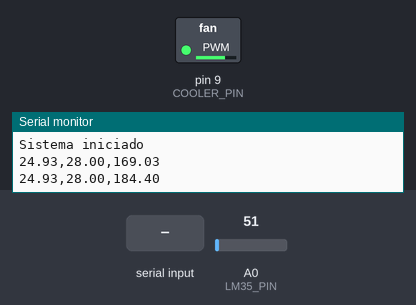
Recording of a program running on a simulated Arduino Uno, built with avr-gcc and run on an emulated ATmega328P. Parts: switched loads named in the program (green lamp = pin HIGH), the last lines printed to the serial monitor. Inputs (shaded band) come from the test bench; at power-on: A0 (LM35_PIN) = 51.

Above: at 1.2 s.
1.3 s: "KP\n" received over Serial
At 1.9 s:
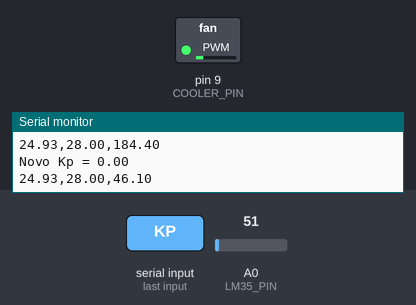
4.4 s: A0 (LM35_PIN) set to 30
6.5 s: A0 (LM35_PIN) set to 61
At 6.75 s:
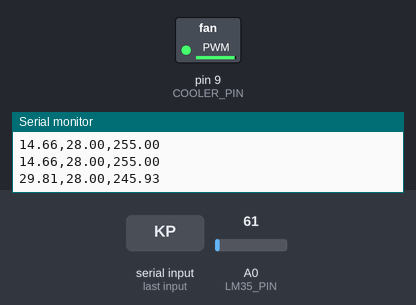
9.6 s: "SETPOINT\n" received over Serial
Timing chart, 0 to 12.6 s (numbered marks = the images above; inputs shaded):
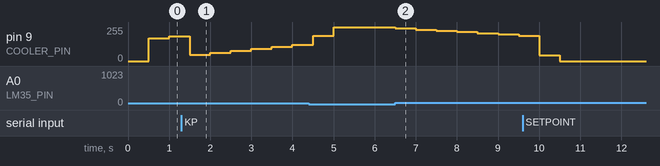

Measured:
- after the input at 6.5 s, pin 9 (COOLER_PIN): moves from 255/255 to 191/255 over 3.0 s, starting at once

The program:

main.cpp
```cpp
#include <Arduino.h>

#define LM35_PIN A0
#define COOLER_PIN 9

float setpoint = 28.0;

float Kp = 50.0;
float Ki = 10.0;

float integral = 0.0;

unsigned long ultimoControle = 0;
const unsigned long periodoControle = 500;

float historico[10];
int indiceHistorico = 0;
bool bufferCheio = false;

float lerTemperatura()
{
    int leitura = analogRead(LM35_PIN);
    float tensao = leitura * (5.0 / 1023.0);
    float temperatura = tensao * 100.0;
    return temperatura;
}

void salvarHistorico(float temp)
{
    historico[indiceHistorico] = temp;
    indiceHistorico++;
    if (indiceHistorico >= 10)
    {
        indiceHistorico = 0;
        bufferCheio = true;
    }
}

void mostrarStatus()
{
    Serial.println("\n===== STATUS =====");
    Serial.print("Temperatura: ");
    Serial.println(lerTemperatura());
    Serial.print("Setpoint: ");
    Serial.println(setpoint);
    Serial.print("Kp: ");
    Serial.println(Kp);
    Serial.print("Ki: ");
    Serial.println(Ki);
    Serial.println("==================");
}

void mostrarLog()
{
    Serial.println("\n===== LOG =====");
    int total = bufferCheio ? 10 : indiceHistorico;
    for (int i = 0; i < total; i++)
    {
        Serial.print(i + 1);
        Serial.print(": ");
        Serial.println(historico[i]);
    }
    Serial.println("===============");
}

void processarSerial()
{
    if (!Serial.available())
        return;

    String comando = Serial.readStringUntil('\n');
    comando.trim();

    if (comando.startsWith("SETPOINT"))
    {
        setpoint = comando.substring(9).toFloat();
        Serial.print("Novo Setpoint = ");
        Serial.println(setpoint);
    }
    else if (comando.startsWith("KP"))
    {
        Kp = comando.substring(2).toFloat();
        Serial.print("Novo Kp = ");
        Serial.println(Kp);
    }
    else if (comando.startsWith("KI"))
    {
        Ki = comando.substring(2).toFloat();
        Serial.print("Novo Ki = ");
        Serial.println(Ki);
    }
    else if (comando.equals("STATUS"))
    {
        mostrarStatus();
    }
    else if (comando.equals("LOG"))
    {
        mostrarLog();
    }
}

void setup()
{
    Serial.begin(115200);
    pinMode(COOLER_PIN, OUTPUT);
    for (int i = 0; i < 10; i++)
        historico[i] = 0;
    Serial.println("Sistema iniciado");
}

void loop()
{
    processarSerial();

    unsigned long agora = millis();

    if (agora - ultimoControle >= periodoControle)
    {
        ultimoControle = agora;

        float temperatura = lerTemperatura();
        salvarHistorico(temperatura);

        float erro = setpoint - temperatura;
        float dt = periodoControle / 1000.0;

        integral += erro * Ki * dt;

        if (integral > 255)
            integral = 255;
        if (integral < 0)
            integral = 0;

        float saida = (Kp * erro) + integral;

        if (saida > 255)
            saida = 255;
        if (saida < 0)
            saida = 0;

        analogWrite(COOLER_PIN, (int)saida);

        Serial.print(temperatura);
        Serial.print(",");
        Serial.print(setpoint);
        Serial.print(",");
        Serial.println(saida);
    }
}
```
